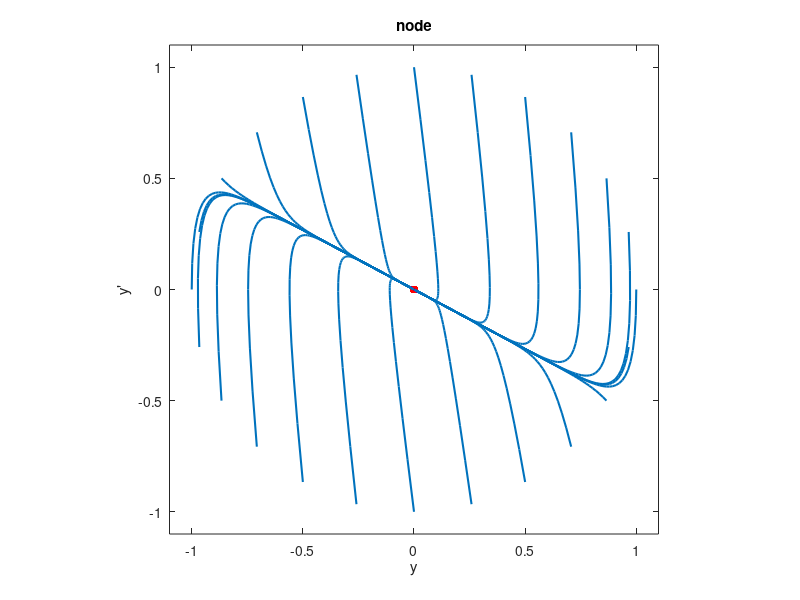

MATLAB code for this plot: (Note: this script raises an error after producing the figure.)

      close all
      
A = 1;  B = 8;  C = 4;
s = roots([A B C]);

plot(0,0,'r.','markersize',18)
    
% Plot trajectories
hold on
colr = get(gca,'colororder');
t = linspace(0,10,300);
for theta = 2*pi*(0:23)/24
    c = [1 1;s(1) s(2)] \ [ cos(theta); sin(theta) ];
    y = c(1)*exp(s(1)*t) + c(2)*exp(s(2)*t);
    dydt = s(1)*c(1)*exp(s(1)*t) + s(2)*c(2)*exp(s(2)*t);
    plot(y,dydt,'linew',1.5,'color',colr(1,:))
end

axis([-1.1 1.1 -1.1 1.1]), axis square
title(['node'])
xlabel('y')
ylabel('y''')
	        
      if length(get(0,'children')) > 0
        set(gcf,'paperpos',[0 0 5 2.75])
        print -dsvg twoD_phase_node.svg
      end
      
      